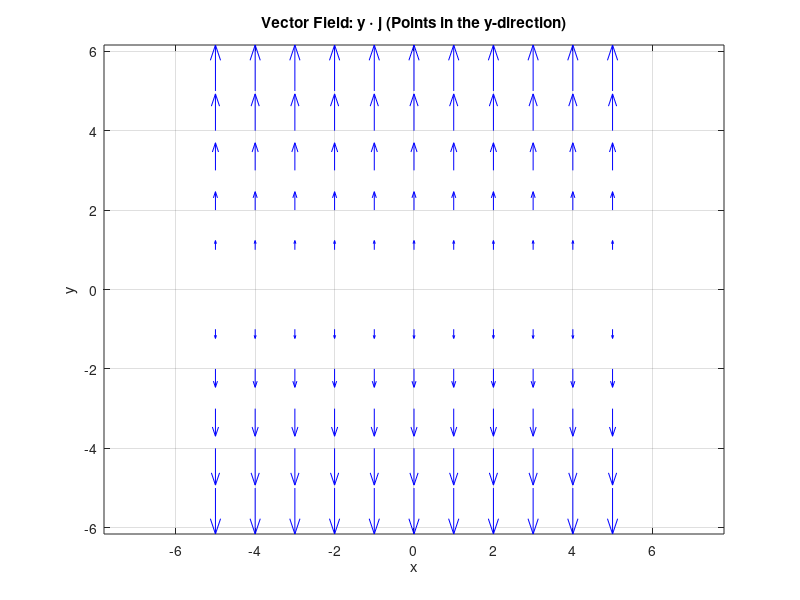
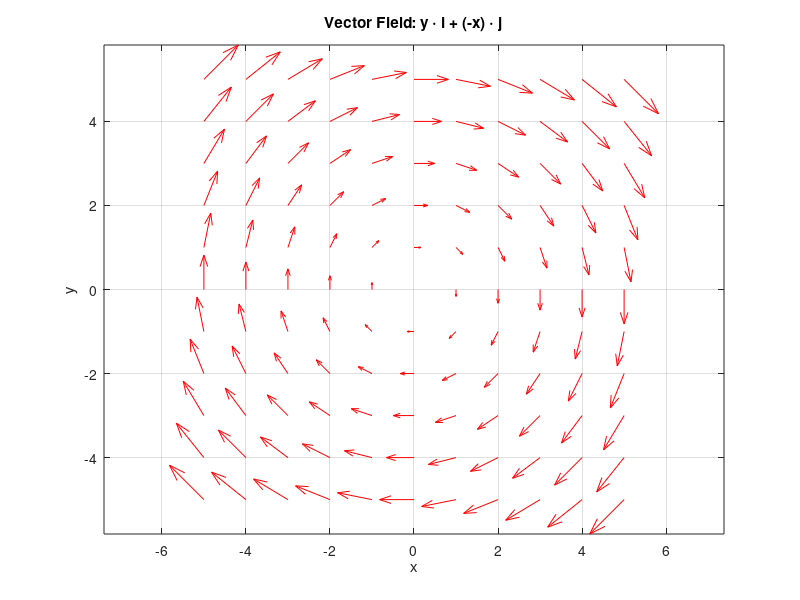

MATLAB code to generate these figures, in order:
% Define a grid of points in the x-y plane
[x, y] = meshgrid(-5:1:5, -5:1:5);  % Create a grid of points from -5 to 5 for both x and y

% Define the components of the vector field
u = zeros(size(x));  % No x-component (u) since the vector field is in the y direction
v = y;  % y-component (v) is proportional to the y-coordinate

% Plot the vector field using quiver
figure;
quiver(x, y, u, v, 'b');  % 'b' specifies blue arrows
xlabel('x');
ylabel('y');
title('Vector Field: y \cdot j (Points in the y-direction)');
axis equal;  % Make sure the axes are equally scaled
grid on;

% -----------------------------------------

% Define a grid of points in the x-y plane
[x, y] = meshgrid(-5:1:5, -5:1:5);  % Create a grid of points from -5 to 5 for both x and y

% Define the components of the vector field
u = y;      % x-component (u) is proportional to the y-coordinate
v = -x;     % y-component (v) is proportional to the negative x-coordinate

% Plot the vector field using quiver
figure;
quiver(x, y, u, v, 'r');  % 'r' specifies red arrows
xlabel('x');
ylabel('y');
title('Vector Field: y \cdot i + (-x) \cdot j');
axis equal;  % Make sure the axes are equally scaled
grid on;